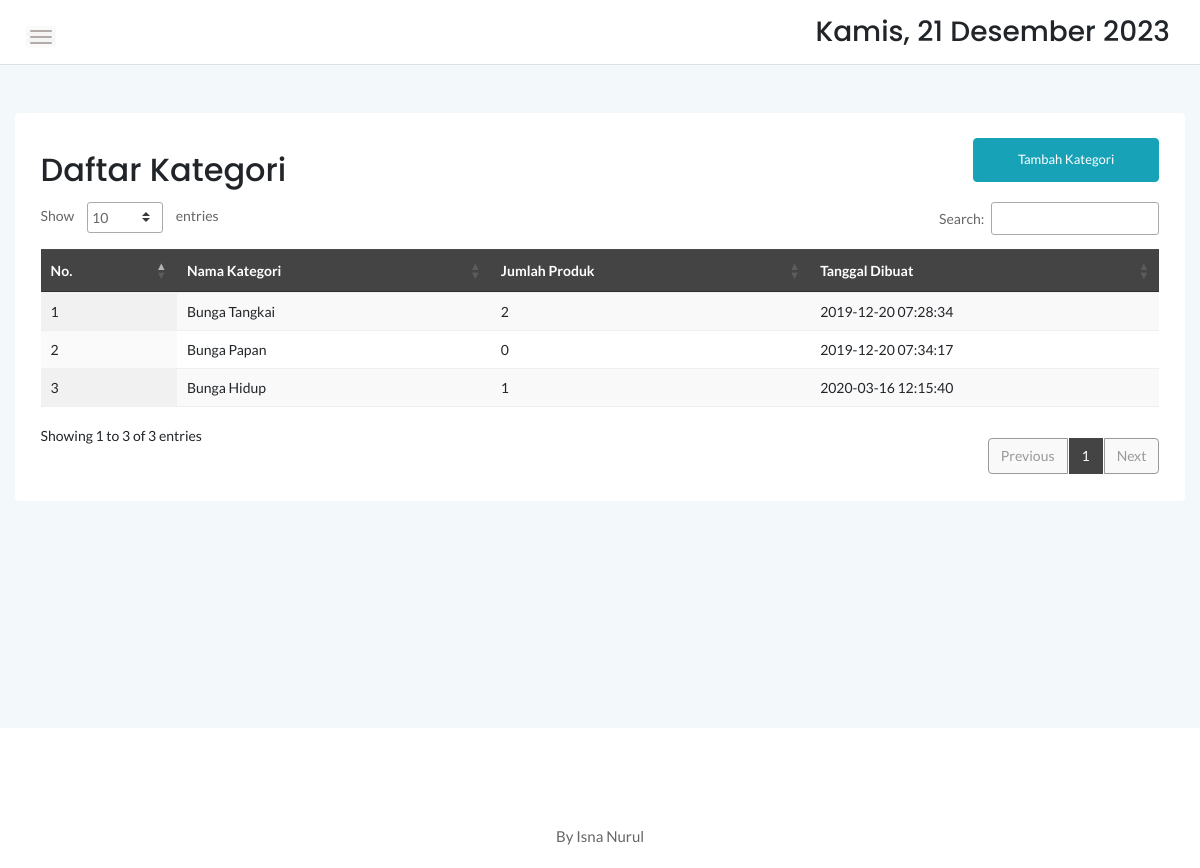
/admin/kategori.php, run on an earlier commit of the app's database.
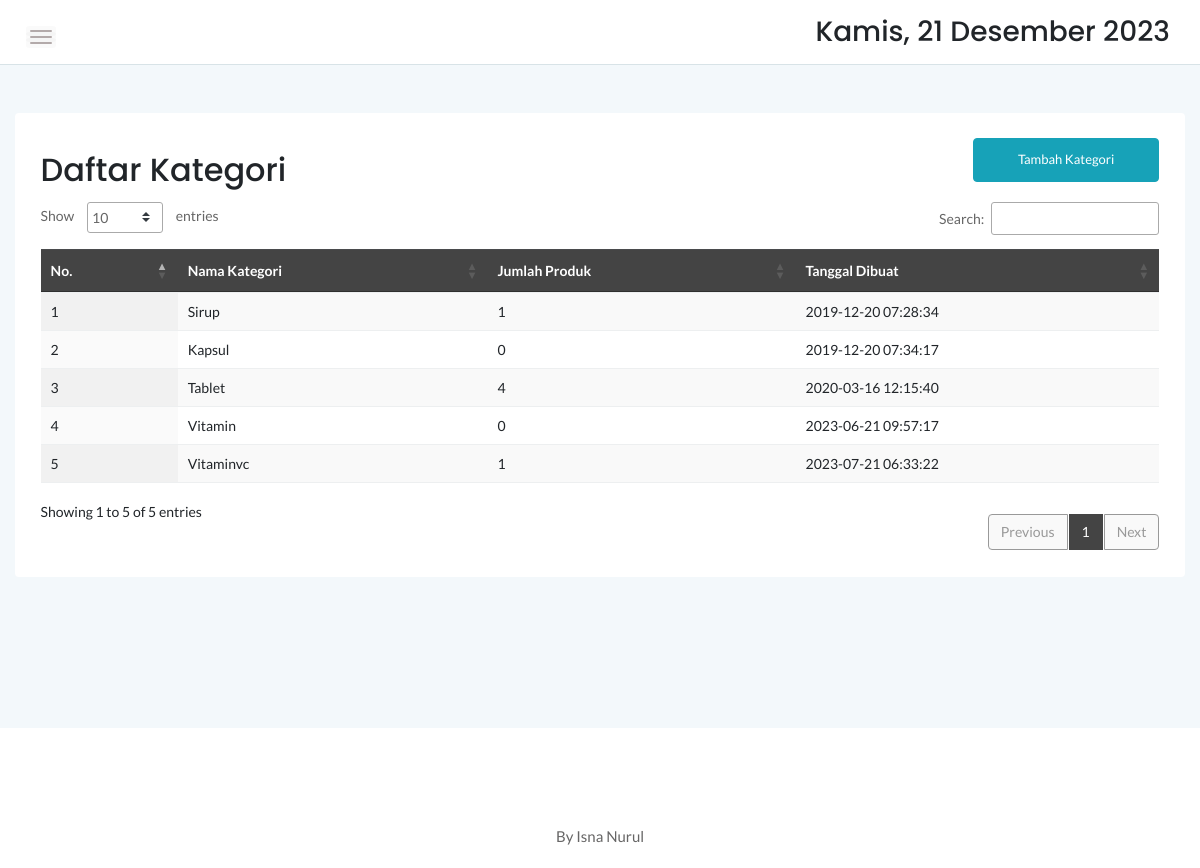
And on a later commit of the database.
### tables this page shows
CREATE TABLE `kategori` (
  `idkategori` int(11) NOT NULL,
  `namakategori` varchar(20) NOT NULL,
  `tgldibuat` timestamp NOT NULL DEFAULT current_timestamp()
);

### admin/kategori.php (the view, shortened to what this page needs)
<?php
	include '../dbconnect.php';
	?>
<!doctype html>
<html class="no-js" lang="en">
<head>
    <link rel="stylesheet" href="assets/css/bootstrap.min.css">
    <link rel="stylesheet" href="assets/css/font-awesome.min.css">
    <link rel="stylesheet" href="assets/css/themify-icons.css">
    <link rel="stylesheet" href="assets/css/metisMenu.css">
    <link rel="stylesheet" href="assets/css/owl.carousel.min.css">
    <link rel="stylesheet" href="assets/css/slicknav.min.css">
    <link rel="stylesheet" href="https://www.amcharts.com/lib/3/plugins/export/export.css" type="text/css" media="all" />
	<link rel="stylesheet" type="text/css" href="https://cdn.datatables.net/1.10.20/css/jquery.dataTables.min.css">
    <link rel="stylesheet" type="text/css" href="https://cdn.datatables.net/1.10.20/css/jquery.dataTables.css">
    <link rel="stylesheet" type="text/css" href="https://cdn.datatables.net/1.10.20/css/dataTables.bootstrap4.min.css">
    <link rel="stylesheet" type="text/css" href="https://cdn.datatables.net/responsive/2.2.3/css/responsive.bootstrap.min.css">
    <link rel="stylesheet" type="text/css" href="https://cdn.datatables.net/responsive/2.2.3/css/responsive.jqueryui.min.css">
	<link rel="stylesheet" type="text/css" href="https://cdn.datatables.net/buttons/1.5.2/css/buttons.dataTables.min.css">
    <link rel="stylesheet" href="assets/css/typography.css">
    <link rel="stylesheet" href="assets/css/default-css.css">
    <link rel="stylesheet" href="assets/css/styles.css">
    <link rel="stylesheet" href="assets/css/responsive.css">
</head>
<body>
    <div class="page-container">
        <div class="main-content">
            <div class="header-area">
                <div class="row align-items-center">
                    <div class="col-md-6 col-sm-8 clearfix">
                        <div class="nav-btn pull-left">
                            <span></span>
                            <span></span>
                            <span></span>
                        </div>
                    </div>
                    <div class="col-md-6 col-sm-4 clearfix">
                        <ul class="notification-area pull-right">
                            <li><h3><div class="date">
						</b></div></h3>
						</li>
                        </ul>
                    </div>
                </div>
            </div>
            <div class="main-content-inner">
                <div class="row mt-5 mb-5">
                    <div class="col-12">
                        <div class="card">
                            <div class="card-body">
                                <div class="d-sm-flex justify-content-between align-items-center">
									<h2>Daftar Kategori</h2>
									<button style="margin-bottom:20px" data-toggle="modal" data-target="#myModal" class="btn btn-info col-md-2">Tambah Kategori</button>
                                </div>
                                    <div class="data-tables datatable-dark">
										 <table id="dataTable3" class="display" style="width:100%"><thead class="thead-dark">
											<tr>
												<th>No.</th>
												<th>Nama Kategori</th>
												<th>Jumlah Produk</th>
												<th>Tanggal Dibuat</th>
											</tr></thead><tbody>
											<?php
											$brgs=mysqli_query($conn,"SELECT * from kategori order by idkategori ASC");
											$no=1;
											while($p=mysqli_fetch_array($brgs)){
												$id = $p['idkategori'];
												?>
												<tr>
													<td><?php echo $no++ ?></td>
													<td><?php echo $p['namakategori'] ?></td>
													<td><?php
														$result1 = mysqli_query($conn,"SELECT Count(idproduk) AS count FROM produk p, kategori k where p.idkategori=k.idkategori and k.idkategori='$id' order by idproduk ASC");
														$cekrow = mysqli_num_rows($result1);
														$row1 = mysqli_fetch_assoc($result1);
														$count = $row1['count'];
														if($cekrow > 0){
														echo number_format($count);
														} else {
															echo 'No data';
														}
													?></td>
													<td><?php echo $p['tgldibuat'] ?></td>
												</tr>
												<?php
											}
											?>
										</tbody>
										</table>
                                    </div>
								 </div>
                            </div>
                        </div>
                    </div>
                </div>
            </div>
        </div>
        <footer>
            <div class="footer-area">
                <p>By Isna Nurul</p>
            </div>
        </footer>
</body>
</html>

What changed in the data, as far as the page shows it:
changed kategori: namakategori "Bunga Tangkai" → "Sirup"; count "2" → "1"
changed kategori: namakategori "Bunga Papan" → "Kapsul"
changed kategori: namakategori "Bunga Hidup" → "Tablet"; count "1" → "4"
added kategori: namakategori "Vitamin", count "0", tgldibuat "2023-06-21 09:57:17"
added kategori: namakategori "Vitaminvc", count "1", tgldibuat "2023-07-21 06:33:22"
Also different on the page:
text written by a page script: "Show entries Search: Showing 1 to 3 of 3 entries Previous 1 Next" → "Show entries Search: Showing 1 to 5 of 5 entries Previous 1 Next"
